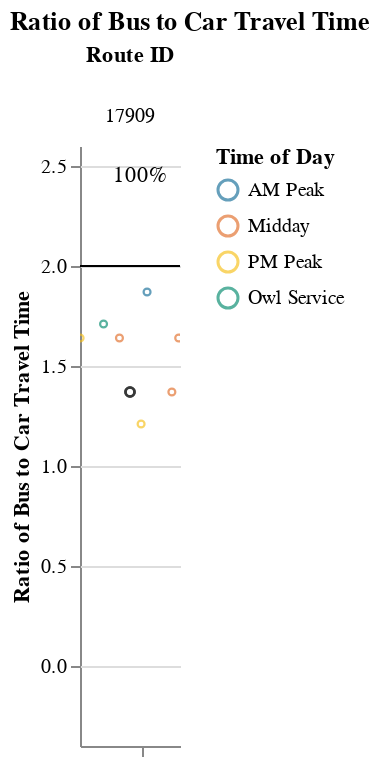
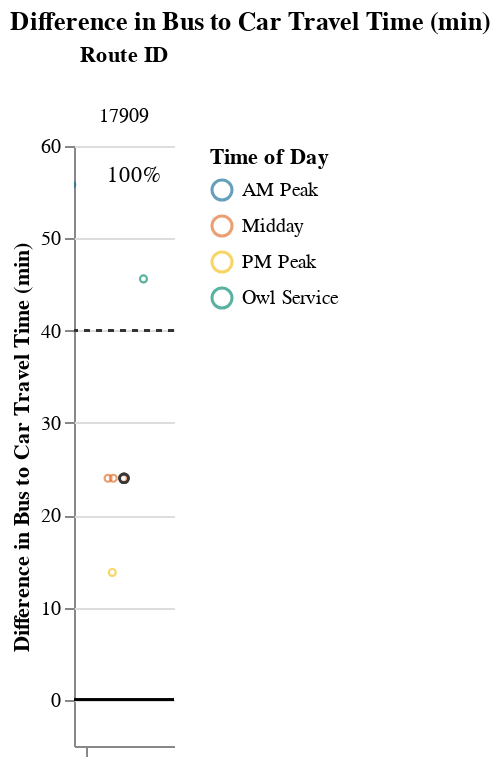

The notebook cell saved with these charts, in order:
### Markdown cell above
### Long Routes (> 1.5 hrs)

### Code cell
route_group = "long"
try:
    display_charts_for_route_group(df, route_group)
except:
    print("No routes meet this criteria.")

### Figure 1 — Vega-Lite specification as saved in the notebook (floating-point values rounded to 4 significant figures)
{"config": {"view": {"continuousWidth": 400, "continuousHeight": 300, "stroke": null}, "facet": {"spacing": 0}}, "data": {"name": "data-99ca74da777260b6f9e23e506500b88d"}, "facet": {"column": {"field": "route_id", "sort": ["17909"], "title": "Route ID", "type": "nominal"}}, "spec": {"layer": [{"mark": "rule", "encoding": {"color": {"value": "black"}, "y": {"field": "cutoff", "type": "quantitative"}}, "selection": {"selector001": {"type": "interval", "bind": "scales", "encodings": ["x", "y"]}}}, {"mark": {"type": "point", "opacity": 0.65, "size": 12, "strokeWidth": 1.1}, "encoding": {"color": {"field": "time_of_day", "scale": {"range": ["#136C97", "#E16B26", "#F6BF16", "#00896B", "#7790A3", "#5B559C"]}, "sort": ["AM Peak", "Midday", "PM Peak", "Owl Service"], "title": "Time of Day", "type": "nominal"}, "tooltip": [{"field": "route_id", "type": "nominal"}, {"field": "trip_id", "type": "nominal"}, {"field": "service_hours", "type": "quantitative"}, {"field": "car_duration_hours", "type": "quantitative"}, {"field": "bus_multiplier", "type": "quantitative"}, {"field": "bus_difference", "type": "quantitative"}, {"field": "num_trips", "type": "quantitative"}, {"field": "num_competitive", "type": "quantitative"}, {"field": "pct_trips_competitive", "type": "quantitative"}, {"field": "p25", "type": "quantitative"}, {"field": "p50", "type": "quantitative"}, {"field": "p75", "type": "quantitative"}], "x": {"axis": {"grid": false, "labels": false, "ticks": true, "values": [0]}, "field": "jitter", "scale": {}, "title": null, "type": "quantitative"}, "y": {"field": "bus_multiplier", "scale": {"domain": [-0.25, 2.5]}, "title": "Ratio of Bus to Car Travel Time", "type": "quantitative"}}, "transform": [{"calculate": "sqrt(-2*log(random()))*cos(2*PI*random())", "as": "jitter"}], "width": 50}, {"layer": [{"mark": {"type": "point", "opacity": 0.6, "size": 20, "strokeWidth": 1.3}, "encoding": {"color": {"value": "#323434"}, "y": {"field": "bus_multiplier", "type": "quantitative"}}, "transform": [{"filter": "(datum.p50_trip === 1)"}]}, {"mark": {"type": "text", "align": "center", "baseline": "middle"}, "encoding": {"color": {"value": "black"}, "text": {"field": "pct_trips_competitive", "format": ".0%", "type": "quantitative"}, "tooltip": [{"field": "route_id", "type": "nominal"}, {"field": "trip_id", "type": "nominal"}, {"field": "service_hours", "type": "quantitative"}, {"field": "car_duration_hours", "type": "quantitative"}, {"field": "bus_multiplier", "type": "quantitative"}, {"field": "bus_difference", "type": "quantitative"}, {"field": "num_trips", "type": "quantitative"}, {"field": "num_competitive", "type": "quantitative"}, {"field": "pct_trips_competitive", "type": "quantitative"}, {"field": "p25", "type": "quantitative"}, {"field": "p50", "type": "quantitative"}, {"field": "p75", "type": "quantitative"}], "x": {"value": 30}, "y": {"value": 15}}, "transform": [{"calculate": "sqrt(-2*log(random()))*cos(2*PI*random())", "as": "jitter"}, {"filter": "(datum.fastest_trip === 1)"}]}]}]}, "resolve": {"scale": {"y": "shared"}}, "title": "Ratio of Bus to Car Travel Time", "$schema": "https://vega.github.io/schema/vega-lite/v4.17.0.json", "datasets": {"data-99ca74da777260b6f9e23e506500b88d": [{"calitp_itp_id": 122, "trip_key": 8378563673706124481, "trip_id": "t_1310823_b_28693_tn_0", "shape_id": "p_914817", "route_id": "17909", "service_hours": 1.3, "trip_first_departure_ts": 68100, "trip_last_arrival_ts": 72780, "departure_hour": 18, "time_of_day": "PM Peak", "p25": 1.47, "p50": 1.61, "p75": 1.75, "p50_trip": 0, "fastest_trip": 1, "car_duration_hours": 1.07, "competitive_route": 1, "bus_multiplier": 1.21, "bus_difference": 13.8, "num_trips": 10, "num_competitive": 10, "pct_trips_competitive": 1.0, "bus_difference_spread": 42.0, "route_group": "long", "max_trip_hrs": 2.0, "max_trip_route_group": 2.0, "name": "Glenn County", "caltrans_district": "03 - Marysville", "drmt_organization_name": null, "cutoff2": 40, "cutoff": 2}, {"calitp_itp_id": 122, "trip_key": -690447106441252526, "trip_id": "t_1310822_b_28693_tn_0", "shape_id": "p_908499", "route_id": "17909", "service_hours": 1.47, "trip_first_departure_ts": 53700, "trip_last_arrival_ts": 58980, "departure_hour": 14, "time_of_day": "Midday", "p25": 1.47, "p50": 1.61, "p75": 1.75, "p50_trip": 1, "fastest_trip": 0, "car_duration_hours": 1.07, "competitive_route": 1, "bus_multiplier": 1.37, "bus_difference": 24.0, "num_trips": 10, "num_competitive": 10, "pct_trips_competitive": 1.0, "bus_difference_spread": 42.0, "route_group": "long", "max_trip_hrs": 2.0, "max_trip_route_group": 2.0, "name": "Glenn County", "caltrans_district": "03 - Marysville", "drmt_organization_name": null, "cutoff2": 40, "cutoff": 2}, {"calitp_itp_id": 122, "trip_key": 5299167220825219276, "trip_id": "t_1310820_b_28693_tn_0", "shape_id": "p_908499", "route_id": "17909", "service_hours": 1.47, "trip_first_departure_ts": 39300, "trip_last_arrival_ts": 44580, "departure_hour": 10, "time_of_day": "Midday", "p25": 1.47, "p50": 1.61, "p75": 1.75, "p50_trip": 1, "fastest_trip": 0, "car_duration_hours": 1.07, "competitive_route": 1, "bus_multiplier": 1.37, "bus_difference": 24.0, "num_trips": 10, "num_competitive": 10, "pct_trips_competitive": 1.0, "bus_difference_spread": 42.0, "route_group": "long", "max_trip_hrs": 2.0, "max_trip_route_group": 2.0, "name": "Glenn County", "caltrans_district": "03 - Marysville", "drmt_organization_name": null, "cutoff2": 40, "cutoff": 2}, {"calitp_itp_id": 122, "trip_key": -5696962348709086948, "trip_id": "t_2008414_b_28693_tn_0", "shape_id": "p_908499", "route_id": "17909", "service_hours": 1.47, "trip_first_departure_ts": 30300, "trip_last_arrival_ts": 35580, "departure_hour": 8, "time_of_day": "AM Peak", "p25": 1.47, "p50": 1.61, "p75": 1.75, "p50_trip": 1, "fastest_trip": 0, "car_duration_hours": 1.07, "competitive_route": 1, "bus_multiplier": 1.37, "bus_difference": 24.0, "num_trips": 10, "num_competitive": 10, "pct_trips_competitive": 1.0, "bus_difference_spread": 42.0, "route_group": "long", "max_trip_hrs": 2.0, "max_trip_route_group": 2.0, "name": "Glenn County", "caltrans_district": "03 - Marysville", "drmt_organization_name": null, "cutoff2": 40, "cutoff": 2}, {"calitp_itp_id": 122, "trip_key": 7436805990604491356, "trip_id": "t_1310821_b_28693_tn_0", "shape_id": "p_908499", "route_id": "17909", "service_hours": 1.47, "trip_first_departure_ts": 46500, "trip_last_arrival_ts": 51780, "departure_hour": 12, "time_of_day": "Midday", "p25": 1.47, "p50": 1.61, "p75": 1.75, "p50_trip": 1, "fastest_trip": 0, "car_duration_hours": 1.07, "competitive_route": 1, "bus_multiplier": 1.37, "bus_difference": 24.0, "num_trips": 10, "num_competitive": 10, "pct_trips_competitive": 1.0, "bus_difference_spread": 42.0, "route_group": "long", "max_trip_hrs": 2.0, "max_trip_route_group": 2.0, "name": "Glenn County", "caltrans_district": "03 - Marysville", "drmt_organization_name": null, "cutoff2": 40, "cutoff": 2}, {"calitp_itp_id": 122, "trip_key": -3226911145340985739, "trip_id": "t_1310819_b_28693_tn_0", "shape_id": "p_908510", "route_id": "17909", "service_hours": 1.75, "trip_first_departure_ts": 61200, "trip_last_arrival_ts": 67500, "departure_hour": 17, "time_of_day": "PM Peak", "p25": 1.47, "p50": 1.61, "p75": 1.75, "p50_trip": 0, "fastest_trip": 0, "car_duration_hours": 1.07, "competitive_route": 1, "bus_multiplier": 1.64, "bus_difference": 40.8, "num_trips": 10, "num_competitive": 10, "pct_trips_competitive": 1.0, "bus_difference_spread": 42.0, "route_group": "long", "max_trip_hrs": 2.0, "max_trip_route_group": 2.0, "name": "Glenn County", "caltrans_district": "03 - Marysville", "drmt_organization_name": null, "cutoff2": 40, "cutoff": 2}, {"calitp_itp_id": 122, "trip_key": -8238464466832489049, "trip_id": "t_1310818_b_28693_tn_0", "shape_id": "p_908498", "route_id": "17909", "service_hours": 1.75, "trip_first_departure_ts": 46800, "trip_last_arrival_ts": 53100, "departure_hour": 13, "time_of_day": "Midday", "p25": 1.47, "p50": 1.61, "p75": 1.75, "p50_trip": 0, "fastest_trip": 0, "car_duration_hours": 1.07, "competitive_route": 1, "bus_multiplier": 1.64, "bus_difference": 40.8, "num_trips": 10, "num_competitive": 10, "pct_trips_competitive": 1.0, "bus_difference_spread": 42.0, "route_group": "long", "max_trip_hrs": 2.0, "max_trip_route_group": 2.0, "name": "Glenn County", "caltrans_district": "03 - Marysville", "drmt_organization_name": null, "cutoff2": 40, "cutoff": 2}, {"calitp_itp_id": 122, "trip_key": -2400039725519935362, "trip_id": "t_1310817_b_28693_tn_0", "shape_id": "p_908498", "route_id": "17909", "service_hours": 1.75, "trip_first_departure_ts": 39600, "trip_last_arrival_ts": 45900, "departure_hour": 11, "time_of_day": "Midday", "p25": 1.47, "p50": 1.61, "p75": 1.75, "p50_trip": 0, "fastest_trip": 0, "car_duration_hours": 1.07, "competitive_route": 1, "bus_multiplier": 1.64, "bus_difference": 40.8, "num_trips": 10, "num_competitive": 10, "pct_trips_competitive": 1.0, "bus_difference_spread": 42.0, "route_group": "long", "max_trip_hrs": 2.0, "max_trip_route_group": 2.0, "name": "Glenn County", "caltrans_district": "03 - Marysville", "drmt_organization_name": null, "cutoff2": 40, "cutoff": 2}, {"calitp_itp_id": 122, "trip_key": -7650121137326938460, "trip_id": "t_1310816_b_28693_tn_0", "shape_id": "p_908498", "route_id": "17909", "service_hours": 1.83, "trip_first_departure_ts": 23400, "trip_last_arrival_ts": 30000, "departure_hour": 6, "time_of_day": "Owl Service", "p25": 1.47, "p50": 1.61, "p75": 1.75, "p50_trip": 0, "fastest_trip": 0, "car_duration_hours": 1.07, "competitive_route": 1, "bus_multiplier": 1.71, "bus_difference": 45.6, "num_trips": 10, "num_competitive": 10, "pct_trips_competitive": 1.0, "bus_difference_spread": 42.0, "route_group": "long", "max_trip_hrs": 2.0, "max_trip_route_group": 2.0, "name": "Glenn County", "caltrans_district": "03 - Marysville", "drmt_organization_name": null, "cutoff2": 40, "cutoff": 2}, {"calitp_itp_id": 122, "trip_key": 455423304295255853, "trip_id": "t_2008413_b_28693_tn_0", "shape_id": "p_908498", "route_id": "17909", "service_hours": 2.0, "trip_first_departure_ts": 31500, "trip_last_arrival_ts": 38700, "departure_hour": 8, "time_of_day": "AM Peak", "p25": 1.47, "p50": 1.61, "p75": 1.75, "p50_trip": 0, "fastest_trip": 0, "car_duration_hours": 1.07, "competitive_route": 1, "bus_multiplier": 1.87, "bus_difference": 55.8, "num_trips": 10, "num_competitive": 10, "pct_trips_competitive": 1.0, "bus_difference_spread": 42.0, "route_group": "long", "max_trip_hrs": 2.0, "max_trip_route_group": 2.0, "name": "Glenn County", "caltrans_district": "03 - Marysville", "drmt_organization_name": null, "cutoff2": 40, "cutoff": 2}]}}

### Figure 2 — Vega-Lite specification as saved in the notebook (floating-point values rounded to 4 significant figures)
{"config": {"view": {"continuousWidth": 400, "continuousHeight": 300, "stroke": null}, "facet": {"spacing": 0}}, "data": {"name": "data-72abdcb1d3c00cd5a6e68385b3d01554"}, "facet": {"column": {"field": "route_id", "sort": ["17909"], "title": "Route ID", "type": "nominal"}}, "spec": {"layer": [{"mark": "rule", "encoding": {"color": {"value": "black"}, "y": {"field": "cutoff", "type": "quantitative"}}, "selection": {"selector002": {"type": "interval", "bind": "scales", "encodings": ["x", "y"]}}}, {"mark": {"type": "rule", "strokeDash": [3, 3]}, "encoding": {"color": {"value": "#323434"}, "y": {"field": "cutoff2", "type": "quantitative"}}}, {"mark": {"type": "point", "opacity": 0.65, "size": 12, "strokeWidth": 1.1}, "encoding": {"color": {"field": "time_of_day", "scale": {"range": ["#136C97", "#E16B26", "#F6BF16", "#00896B", "#7790A3", "#5B559C"]}, "sort": ["AM Peak", "Midday", "PM Peak", "Owl Service"], "title": "Time of Day", "type": "nominal"}, "tooltip": [{"field": "route_id", "type": "nominal"}, {"field": "trip_id", "type": "nominal"}, {"field": "service_hours", "type": "quantitative"}, {"field": "car_duration_hours", "type": "quantitative"}, {"field": "bus_multiplier", "type": "quantitative"}, {"field": "bus_difference", "type": "quantitative"}, {"field": "num_trips", "type": "quantitative"}, {"field": "num_competitive", "type": "quantitative"}, {"field": "pct_trips_competitive", "type": "quantitative"}, {"field": "p25", "type": "quantitative"}, {"field": "p50", "type": "quantitative"}, {"field": "p75", "type": "quantitative"}], "x": {"axis": {"grid": false, "labels": false, "ticks": true, "values": [0]}, "field": "jitter", "scale": {}, "title": null, "type": "quantitative"}, "y": {"field": "bus_difference", "scale": {"domain": [-5, 55.8]}, "title": "Difference in Bus to Car Travel Time (min)", "type": "quantitative"}}, "transform": [{"calculate": "sqrt(-2*log(random()))*cos(2*PI*random())", "as": "jitter"}], "width": 50}, {"layer": [{"mark": {"type": "point", "opacity": 0.6, "size": 20, "strokeWidth": 1.3}, "encoding": {"color": {"value": "#323434"}, "y": {"field": "bus_difference", "type": "quantitative"}}, "transform": [{"filter": "(datum.p50_trip === 1)"}]}, {"mark": {"type": "text", "align": "center", "baseline": "middle"}, "encoding": {"color": {"value": "black"}, "text": {"field": "pct_trips_competitive", "format": ".0%", "type": "quantitative"}, "tooltip": [{"field": "route_id", "type": "nominal"}, {"field": "trip_id", "type": "nominal"}, {"field": "service_hours", "type": "quantitative"}, {"field": "car_duration_hours", "type": "quantitative"}, {"field": "bus_multiplier", "type": "quantitative"}, {"field": "bus_difference", "type": "quantitative"}, {"field": "num_trips", "type": "quantitative"}, {"field": "num_competitive", "type": "quantitative"}, {"field": "pct_trips_competitive", "type": "quantitative"}, {"field": "p25", "type": "quantitative"}, {"field": "p50", "type": "quantitative"}, {"field": "p75", "type": "quantitative"}], "x": {"value": 30}, "y": {"value": 15}}, "transform": [{"calculate": "sqrt(-2*log(random()))*cos(2*PI*random())", "as": "jitter"}, {"filter": "(datum.fastest_trip === 1)"}]}]}]}, "resolve": {"scale": {"y": "shared"}}, "title": "Difference in Bus to Car Travel Time (min)", "$schema": "https://vega.github.io/schema/vega-lite/v4.17.0.json", "datasets": {"data-72abdcb1d3c00cd5a6e68385b3d01554": [{"calitp_itp_id": 122, "trip_key": 8378563673706124481, "trip_id": "t_1310823_b_28693_tn_0", "shape_id": "p_914817", "route_id": "17909", "service_hours": 1.3, "trip_first_departure_ts": 68100, "trip_last_arrival_ts": 72780, "departure_hour": 18, "time_of_day": "PM Peak", "p25": 1.47, "p50": 1.61, "p75": 1.75, "p50_trip": 0, "fastest_trip": 1, "car_duration_hours": 1.07, "competitive_route": 1, "bus_multiplier": 1.21, "bus_difference": 13.8, "num_trips": 10, "num_competitive": 10, "pct_trips_competitive": 1.0, "bus_difference_spread": 42.0, "route_group": "long", "max_trip_hrs": 2.0, "max_trip_route_group": 2.0, "name": "Glenn County", "caltrans_district": "03 - Marysville", "drmt_organization_name": null, "cutoff2": 40, "cutoff": 0}, {"calitp_itp_id": 122, "trip_key": -690447106441252526, "trip_id": "t_1310822_b_28693_tn_0", "shape_id": "p_908499", "route_id": "17909", "service_hours": 1.47, "trip_first_departure_ts": 53700, "trip_last_arrival_ts": 58980, "departure_hour": 14, "time_of_day": "Midday", "p25": 1.47, "p50": 1.61, "p75": 1.75, "p50_trip": 1, "fastest_trip": 0, "car_duration_hours": 1.07, "competitive_route": 1, "bus_multiplier": 1.37, "bus_difference": 24.0, "num_trips": 10, "num_competitive": 10, "pct_trips_competitive": 1.0, "bus_difference_spread": 42.0, "route_group": "long", "max_trip_hrs": 2.0, "max_trip_route_group": 2.0, "name": "Glenn County", "caltrans_district": "03 - Marysville", "drmt_organization_name": null, "cutoff2": 40, "cutoff": 0}, {"calitp_itp_id": 122, "trip_key": 5299167220825219276, "trip_id": "t_1310820_b_28693_tn_0", "shape_id": "p_908499", "route_id": "17909", "service_hours": 1.47, "trip_first_departure_ts": 39300, "trip_last_arrival_ts": 44580, "departure_hour": 10, "time_of_day": "Midday", "p25": 1.47, "p50": 1.61, "p75": 1.75, "p50_trip": 1, "fastest_trip": 0, "car_duration_hours": 1.07, "competitive_route": 1, "bus_multiplier": 1.37, "bus_difference": 24.0, "num_trips": 10, "num_competitive": 10, "pct_trips_competitive": 1.0, "bus_difference_spread": 42.0, "route_group": "long", "max_trip_hrs": 2.0, "max_trip_route_group": 2.0, "name": "Glenn County", "caltrans_district": "03 - Marysville", "drmt_organization_name": null, "cutoff2": 40, "cutoff": 0}, {"calitp_itp_id": 122, "trip_key": -5696962348709086948, "trip_id": "t_2008414_b_28693_tn_0", "shape_id": "p_908499", "route_id": "17909", "service_hours": 1.47, "trip_first_departure_ts": 30300, "trip_last_arrival_ts": 35580, "departure_hour": 8, "time_of_day": "AM Peak", "p25": 1.47, "p50": 1.61, "p75": 1.75, "p50_trip": 1, "fastest_trip": 0, "car_duration_hours": 1.07, "competitive_route": 1, "bus_multiplier": 1.37, "bus_difference": 24.0, "num_trips": 10, "num_competitive": 10, "pct_trips_competitive": 1.0, "bus_difference_spread": 42.0, "route_group": "long", "max_trip_hrs": 2.0, "max_trip_route_group": 2.0, "name": "Glenn County", "caltrans_district": "03 - Marysville", "drmt_organization_name": null, "cutoff2": 40, "cutoff": 0}, {"calitp_itp_id": 122, "trip_key": 7436805990604491356, "trip_id": "t_1310821_b_28693_tn_0", "shape_id": "p_908499", "route_id": "17909", "service_hours": 1.47, "trip_first_departure_ts": 46500, "trip_last_arrival_ts": 51780, "departure_hour": 12, "time_of_day": "Midday", "p25": 1.47, "p50": 1.61, "p75": 1.75, "p50_trip": 1, "fastest_trip": 0, "car_duration_hours": 1.07, "competitive_route": 1, "bus_multiplier": 1.37, "bus_difference": 24.0, "num_trips": 10, "num_competitive": 10, "pct_trips_competitive": 1.0, "bus_difference_spread": 42.0, "route_group": "long", "max_trip_hrs": 2.0, "max_trip_route_group": 2.0, "name": "Glenn County", "caltrans_district": "03 - Marysville", "drmt_organization_name": null, "cutoff2": 40, "cutoff": 0}, {"calitp_itp_id": 122, "trip_key": -3226911145340985739, "trip_id": "t_1310819_b_28693_tn_0", "shape_id": "p_908510", "route_id": "17909", "service_hours": 1.75, "trip_first_departure_ts": 61200, "trip_last_arrival_ts": 67500, "departure_hour": 17, "time_of_day": "PM Peak", "p25": 1.47, "p50": 1.61, "p75": 1.75, "p50_trip": 0, "fastest_trip": 0, "car_duration_hours": 1.07, "competitive_route": 1, "bus_multiplier": 1.64, "bus_difference": 40.8, "num_trips": 10, "num_competitive": 10, "pct_trips_competitive": 1.0, "bus_difference_spread": 42.0, "route_group": "long", "max_trip_hrs": 2.0, "max_trip_route_group": 2.0, "name": "Glenn County", "caltrans_district": "03 - Marysville", "drmt_organization_name": null, "cutoff2": 40, "cutoff": 0}, {"calitp_itp_id": 122, "trip_key": -8238464466832489049, "trip_id": "t_1310818_b_28693_tn_0", "shape_id": "p_908498", "route_id": "17909", "service_hours": 1.75, "trip_first_departure_ts": 46800, "trip_last_arrival_ts": 53100, "departure_hour": 13, "time_of_day": "Midday", "p25": 1.47, "p50": 1.61, "p75": 1.75, "p50_trip": 0, "fastest_trip": 0, "car_duration_hours": 1.07, "competitive_route": 1, "bus_multiplier": 1.64, "bus_difference": 40.8, "num_trips": 10, "num_competitive": 10, "pct_trips_competitive": 1.0, "bus_difference_spread": 42.0, "route_group": "long", "max_trip_hrs": 2.0, "max_trip_route_group": 2.0, "name": "Glenn County", "caltrans_district": "03 - Marysville", "drmt_organization_name": null, "cutoff2": 40, "cutoff": 0}, {"calitp_itp_id": 122, "trip_key": -2400039725519935362, "trip_id": "t_1310817_b_28693_tn_0", "shape_id": "p_908498", "route_id": "17909", "service_hours": 1.75, "trip_first_departure_ts": 39600, "trip_last_arrival_ts": 45900, "departure_hour": 11, "time_of_day": "Midday", "p25": 1.47, "p50": 1.61, "p75": 1.75, "p50_trip": 0, "fastest_trip": 0, "car_duration_hours": 1.07, "competitive_route": 1, "bus_multiplier": 1.64, "bus_difference": 40.8, "num_trips": 10, "num_competitive": 10, "pct_trips_competitive": 1.0, "bus_difference_spread": 42.0, "route_group": "long", "max_trip_hrs": 2.0, "max_trip_route_group": 2.0, "name": "Glenn County", "caltrans_district": "03 - Marysville", "drmt_organization_name": null, "cutoff2": 40, "cutoff": 0}, {"calitp_itp_id": 122, "trip_key": -7650121137326938460, "trip_id": "t_1310816_b_28693_tn_0", "shape_id": "p_908498", "route_id": "17909", "service_hours": 1.83, "trip_first_departure_ts": 23400, "trip_last_arrival_ts": 30000, "departure_hour": 6, "time_of_day": "Owl Service", "p25": 1.47, "p50": 1.61, "p75": 1.75, "p50_trip": 0, "fastest_trip": 0, "car_duration_hours": 1.07, "competitive_route": 1, "bus_multiplier": 1.71, "bus_difference": 45.6, "num_trips": 10, "num_competitive": 10, "pct_trips_competitive": 1.0, "bus_difference_spread": 42.0, "route_group": "long", "max_trip_hrs": 2.0, "max_trip_route_group": 2.0, "name": "Glenn County", "caltrans_district": "03 - Marysville", "drmt_organization_name": null, "cutoff2": 40, "cutoff": 0}, {"calitp_itp_id": 122, "trip_key": 455423304295255853, "trip_id": "t_2008413_b_28693_tn_0", "shape_id": "p_908498", "route_id": "17909", "service_hours": 2.0, "trip_first_departure_ts": 31500, "trip_last_arrival_ts": 38700, "departure_hour": 8, "time_of_day": "AM Peak", "p25": 1.47, "p50": 1.61, "p75": 1.75, "p50_trip": 0, "fastest_trip": 0, "car_duration_hours": 1.07, "competitive_route": 1, "bus_multiplier": 1.87, "bus_difference": 55.8, "num_trips": 10, "num_competitive": 10, "pct_trips_competitive": 1.0, "bus_difference_spread": 42.0, "route_group": "long", "max_trip_hrs": 2.0, "max_trip_route_group": 2.0, "name": "Glenn County", "caltrans_district": "03 - Marysville", "drmt_organization_name": null, "cutoff2": 40, "cutoff": 0}]}}
